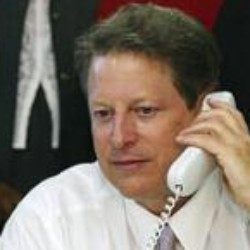
//> input picture img_rec/Celebrities/Al_Gore/Al_Gore_0001.jpg, 250 x 250 px, given in place of the camera
$ ./objectDetection   (built with g++ and OpenCV 4)
//> lines starting //> are read from the running program, lines starting //| are printed output that depends on the picture; after the words box and inside, x2 and y2 are one past the last pixel; in counts of white or black regions, pixels touching at a corner belong together

#include "opencv2/objdetect.hpp"
#include "opencv2/videoio.hpp"
#include "opencv2/core/core.hpp"
#include "opencv2/highgui.hpp"
#include "opencv2/imgproc.hpp"

#include <iostream>
#include <stdio.h>

using namespace std;
using namespace cv;

/** Function Headers */
vector<float> detectAndDisplay( Mat frame );

/** Global variables */

String face_cascade_name = "haarcascade_frontalface_alt.xml";
String eyes_cascade_name = "haarcascade_eye_tree_eyeglasses.xml";
CascadeClassifier face_cascade;
CascadeClassifier eyes_cascade;
String window_name = "Capture - Face detection";

/** @function main */

int main( void )
{

    VideoCapture capture(0);
    Mat frame;

    //-- 1. Load the cascades
    if( !face_cascade.load( face_cascade_name ) ){ printf("--(!)Error loading face cascade\n"); return -1; };
    if( !eyes_cascade.load( eyes_cascade_name ) ){ printf("--(!)Error loading eyes cascade\n"); return -1; };

    //-- 2. Read the video stream
    //capture.open( -1 );
    //if ( ! capture.isOpened() ) { printf("--(!)Error opening video capture\n"); return -1; }

	if( !capture.isOpened() )
        throw "Error when reading steam_avi";

    while ( capture.read(frame) )
    {
//> frame is the input picture: 250 rows x 250 cols, CV_8UC3; mean B, G, R 103.9, 114.8, 126.1
        if( frame.empty() )
        {
            printf(" --(!) No captured frame -- Break!");
            break;
        }

        //-- 3. Apply the classifier to the frame
        detectAndDisplay( frame );

        int c = waitKey(10);
        if( (char)c == 27 ) { break; } // escape
    }
    return 0;
}

/** @function detectAndDisplay */

vector<float> detectAndDisplay( Mat frame )
{
    std::vector<Rect> faces;
	std::vector<float> position(3);
    Mat frame_gray;

	position[0] = position[1] = position[2] = -1.0;

    cvtColor( frame, frame_gray, COLOR_BGR2GRAY );
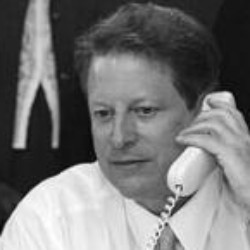
//> frame_gray: 250 rows x 250 cols, CV_8UC1; min 5, max 255, mean 116.9
    equalizeHist( frame_gray, frame_gray );
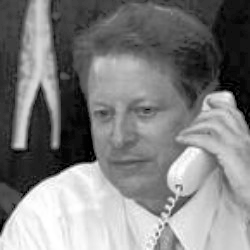
//> frame_gray: 250 rows x 250 cols, CV_8UC1; min 0, max 255, mean 128.3

    //-- Detect faces
    face_cascade.detectMultiScale( frame_gray, faces, 1.1, 2, 0|CASCADE_SCALE_IMAGE, Size(30, 30) );
//> faces = 1 Rect (x, y, width, height): [73, 72, 103, 103]

    for ( size_t i = 0; i < faces.size(); i++ )
    {
        Point center( faces[i].x + faces[i].width/2, faces[i].y + faces[i].height/2 );
        ellipse( frame, center, Size( faces[i].width/2, faces[i].height/2 ), 0, 0, 360, Scalar( 255, 0, 255 ), 4, 8, 0 );

		if(i == 0)//Return position of one face.
		{
			position[0] = faces[i].x / ((float)frame_gray.size().width);//Relative position between 0 and +1
			position[1] = faces[i].y / ((float)frame_gray.size().height);//Relative position between 0 and + 1
			position[2] = (faces[i].width * faces[i].height) / ((float)frame_gray.size().width * frame_gray.size().height);//Relative position between 0 and +1
		}

        // [12 lines of commented-out code are left out]
    }
//> this loop made 1 pass
//> center on pass 1: Point(124, 123)
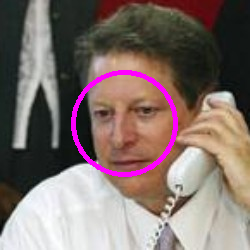
//> frame: 250 rows x 250 cols, CV_8UC3; 2.52% of pixels changed, all inside (x1, y1, x2, y2) = (71, 70, 178, 177)
    //-- Show what you got
    imshow( window_name, frame );
	printf("Pos0: %f; Pos1: %f; Pos2: %f;\n", position[0], position[1], position[2]);
//| Pos0: 0.292000; Pos1: 0.288000; Pos2: 0.169744;
//> the Esc key is pressed

	return position;
}

$ run again, on img_rec/Celebrities/Al_Gore/Al_Gore_0002.jpg
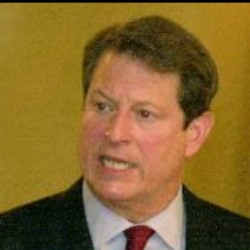
//> input picture img_rec/Celebrities/Al_Gore/Al_Gore_0002.jpg, 250 x 250 px, given in place of the camera
//> frame is the input picture: 250 rows x 250 cols, CV_8UC3; mean B, G, R 44.8, 102.1, 132.8
//> in detectAndDisplay, `equalizeHist( frame_gray, frame_gray );`:
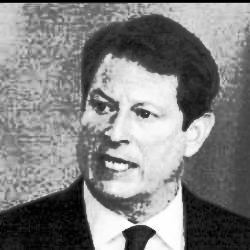
//> frame_gray: 250 rows x 250 cols, CV_8UC1; min 0, max 255, mean 129.1
//> faces = 1 Rect (x, y, width, height): [64, 65, 118, 118]
//> the loop in detectAndDisplay, `for ( size_t i = 0; i < faces.size(); i++ )` made 1 pass
//> center on pass 1: Point(123, 124)
//> after the loop in detectAndDisplay, `for ( size_t i = 0; i < faces.size(); i++ )`:
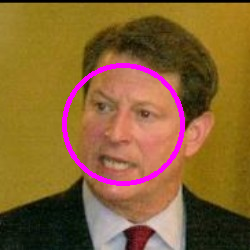
//> frame: 250 rows x 250 cols, CV_8UC3; 2.95% of pixels changed, all inside (x1, y1, x2, y2) = (62, 63, 185, 186)
//| Pos0: 0.256000; Pos1: 0.260000; Pos2: 0.222784;

$ run again, on img_rec/Celebrities/Al_Gore/Al_Gore_0003.jpg
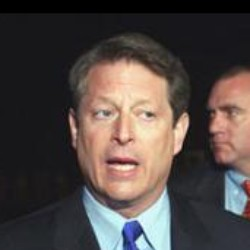
//> input picture img_rec/Celebrities/Al_Gore/Al_Gore_0003.jpg, 250 x 250 px, given in place of the camera
//> frame is the input picture: 250 rows x 250 cols, CV_8UC3; mean B, G, R 69.2, 72.3, 81.8
//> in detectAndDisplay, `equalizeHist( frame_gray, frame_gray );`:
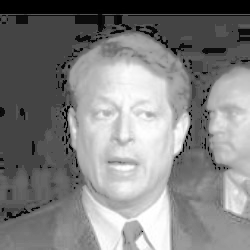
//> frame_gray: 250 rows x 250 cols, CV_8UC1; min 0, max 255, mean 128.8
//> faces = 1 Rect (x, y, width, height): [69, 70, 112, 112]
//> the loop in detectAndDisplay, `for ( size_t i = 0; i < faces.size(); i++ )` made 1 pass
//> center on pass 1: Point(125, 126)
//> after the loop in detectAndDisplay, `for ( size_t i = 0; i < faces.size(); i++ )`:
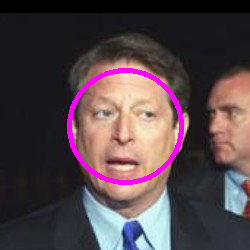
//> frame: 250 rows x 250 cols, CV_8UC3; 2.78% of pixels changed, all inside (x1, y1, x2, y2) = (67, 68, 184, 185)
//| Pos0: 0.276000; Pos1: 0.280000; Pos2: 0.200704;

$ run again, on img_rec/Celebrities/Al_Gore/Al_Gore_0004.jpg
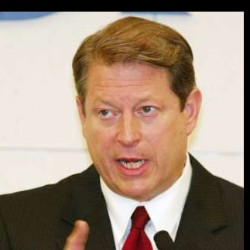
//> input picture img_rec/Celebrities/Al_Gore/Al_Gore_0004.jpg, 250 x 250 px, given in place of the camera
//> frame is the input picture: 250 rows x 250 cols, CV_8UC3; mean B, G, R 125, 141.8, 161.7
//> in detectAndDisplay, `equalizeHist( frame_gray, frame_gray );`:
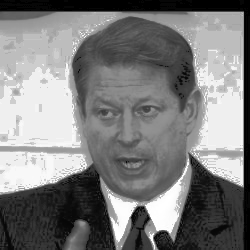
//> frame_gray: 250 rows x 250 cols, CV_8UC1; min 0, max 255, mean 126
//> faces = 1 Rect (x, y, width, height): [70, 68, 113, 113]
//> the loop in detectAndDisplay, `for ( size_t i = 0; i < faces.size(); i++ )` made 1 pass
//> center on pass 1: Point(126, 124)
//> after the loop in detectAndDisplay, `for ( size_t i = 0; i < faces.size(); i++ )`:
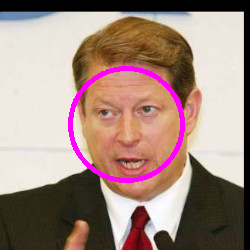
//> frame: 250 rows x 250 cols, CV_8UC3; 2.78% of pixels changed, all inside (x1, y1, x2, y2) = (68, 66, 185, 183)
//| Pos0: 0.280000; Pos1: 0.272000; Pos2: 0.204304;
